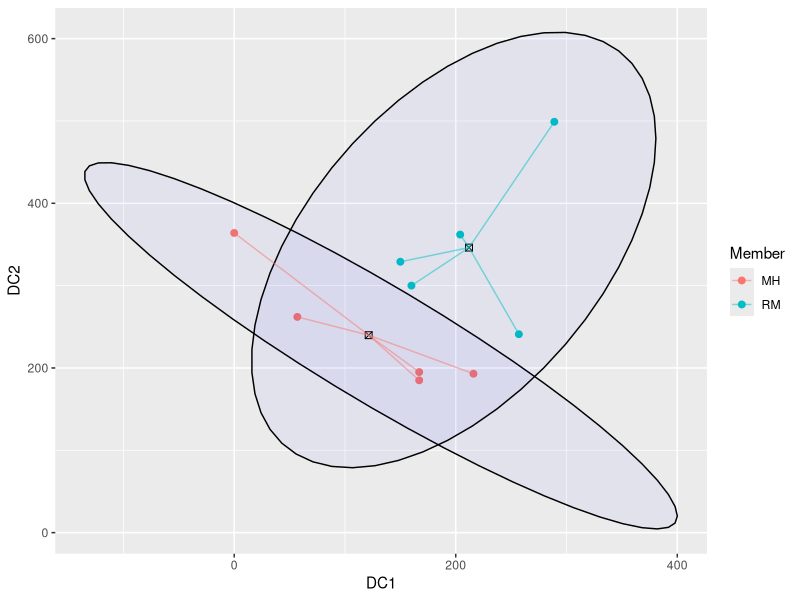
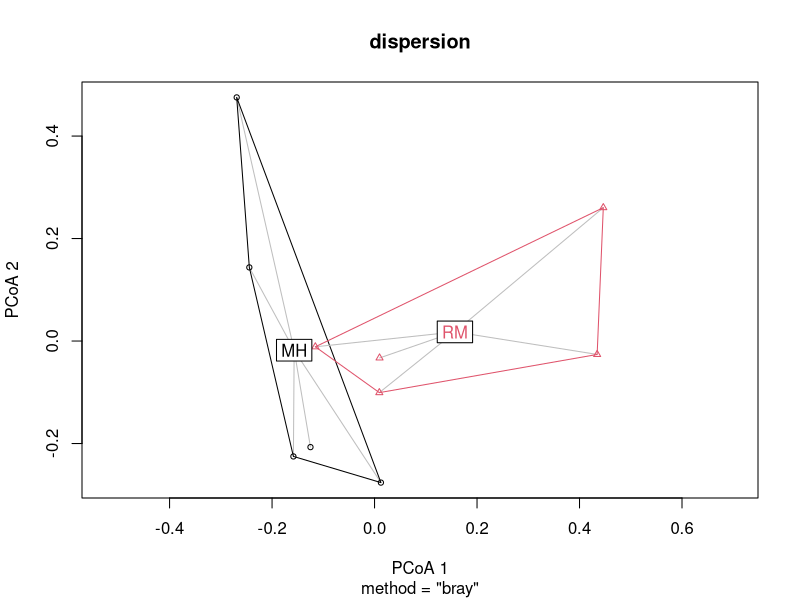

Generate these figures, in order, with R: (Note: this script raises an error after producing the figures.)
## ---- chunk 1
library(tidyverse)
library(dplyr)
library(ggplot2)
library(vegan)
## ---- chunk 2
spONLY_raw<- read_csv("sp_trans.csv", col_names = TRUE)
spONLY_raw
## ---- chunk 3
spONLY_RMMH<- spONLY_raw[spONLY_raw$Member != "SM",]
spONLY_RMMH

#just numeric data
spONLY_RMMH_num<-spONLY_RMMH[,3:198] 
spONLY_RMMH_num
## ---- chunk 4
# Making a separate variable for thoroughness
RMMH_perm_data<- (spONLY_RMMH_num)
RMMH_perm_data

## ---- chunk 5
dcadata<- read_csv("sp_dca.csv", col_names = TRUE)
dcadata

dcadataRMMH<- dcadata[dcadata$Member != "SM",]
dcadataRMMH

#Extracting DCA scores
dca_scoresRMMH<- dcadataRMMH[,3:4]
dca_scoresRMMH

## ---- chunk 6
dcagroup_centroids_RMMH <- data.frame(
  Member = c("RM", "MH"),
  Centroid_X = c(mean(dca_scoresRMMH$`Axis 1`[dcadataRMMH$Member == "RM"]),
                 mean(dca_scoresRMMH$`Axis 1`[dcadataRMMH$Member == "MH"])),
  Centroid_Y = c(mean(dca_scoresRMMH$`Axis 2`[dcadataRMMH$Member == "RM"]),
                 mean(dca_scoresRMMH$`Axis 2`[dcadataRMMH$Member == "MH"]))
)


## ---- chunk 7
dcaplot_data_RMMH <-data.frame(
  Member = dcadataRMMH$Member,
  DC1 = dca_scoresRMMH$`Axis 1`,
  DC2 = dca_scoresRMMH$`Axis 2`,
  xend = c(rep(dcagroup_centroids_RMMH[1,2],5), rep(dcagroup_centroids_RMMH[2,2],5)),
  yend = c(rep(dcagroup_centroids_RMMH[1,3],5), rep(dcagroup_centroids_RMMH[2,3],5))
)

dcaplot_data_RMMH
## ---- chunk 8
ggplot(dcaplot_data_RMMH, aes(DC1,DC2))+
  geom_point(aes(color = Member), size = 2) +
  stat_ellipse(geom = "polygon", alpha = 0.04, aes(group = Member),
               color = "black", fill = "blue")+
  geom_point(data = dcagroup_centroids_RMMH, aes(x = Centroid_X, y = Centroid_Y),
             color = "black", size = 2, shape = 7)+
  geom_segment(data = dcaplot_data_RMMH, aes(x =DC1, y = DC2, 
                                        xend = xend, yend = yend, color = Member), alpha = 0.5)

## ---- chunk 9
perm_distRMMH<-vegdist(RMMH_perm_data, method = 'bray')
perm_distRMMH

## ---- chunk 10
#Create empty matrix
dist_mat_RMMH= matrix(0, nrow = 10, ncol = 10)

#Setting below diagonal to perm_dost values, and above the diagonal to empty
dist_mat_RMMH[lower.tri(dist_mat_RMMH)] <- perm_distRMMH
dist_mat_RMMH[upper.tri(dist_mat_RMMH)]<- ""
dist_mat_RMMH

#making it a df
perm_distRMMH_df<- as.data.frame(dist_mat_RMMH, row.names = NULL)
perm_distRMMH_df

#setting col and rownames so we can see what distance we are calculating
rownames(perm_distRMMH_df)<- spONLY_RMMH$`Sample ID`
colnames(perm_distRMMH_df)<- spONLY_RMMH$`Sample ID`

write_csv(perm_distRMMH_df, "spONLY_V5_dist_RMMH.csv")
perm_distRMMH_df
## ---- chunk 11
#Assumptions- I don't think this applies to us, but keeping it in.
dispersion<-betadisper(perm_distRMMH, group=spONLY_RMMH$Member,type = "centroid")

plot(dispersion)

anova(dispersion)

## ---- chunk 12
Perma_result <- adonis2(perm_distRMMH~as.factor(dcaplot_data_RMMH$Member), data = perm_distRMMH,
                        permutations = 10000)
Perma_result

## ---- chunk 13
Perma_result1 <- adonis2(perm_distRMMH~as.factor(dcaplot_data_RMMH$Member), data = perm_distRMMH,
                         permutations = 10000)
Perma_result1

#Extracting perm results
permustats_results1<- permustats(Perma_result1)
#permustats_results1

#calculating mean and se
means_and_se1<- mean_se(permustats_results1$permutations, mult = 1)

## ---- chunk 14
Perma_result2 <- adonis2(perm_distRMMH~as.factor(dcaplot_data_RMMH$Member), data = perm_distRMMH,
                         permutations = 10000)
Perma_result2

#Extracting perm results
permustats_results2<- permustats(Perma_result2)
#permustats_results2

#calculating mean and se
means_and_se2<- mean_se(permustats_results2$permutations, mult = 1)

## ---- chunk 15
Perma_result3 <- adonis2(perm_distRMMH~as.factor(dcaplot_data_RMMH$Member), data = perm_distRMMH,
                         permutations = 10000)
Perma_result3

#Extracting perm results
permustats_results3<- permustats(Perma_result3)
#permustats_results3

#calculating mean and se
means_and_se3<- mean_se(permustats_results3$permutations, mult = 1)

## ---- chunk 16
Perma_result4 <- adonis2(perm_distRMMH~as.factor(dcaplot_data_RMMH$Member), data = perm_distRMMH,
                         permutations = 10000)
Perma_result4

#Extracting perm results
permustats_results4<- permustats(Perma_result4)
#permustats_results4

#calculating mean and se
means_and_se4<- mean_se(permustats_results4$permutations, mult = 1)

## ---- chunk 17
Perma_result5 <- adonis2(perm_distRMMH~as.factor(dcaplot_data_RMMH$Member), data = perm_distRMMH,
                         permutations = 10000)
Perma_result5

#Extracting perm results
permustats_results5<- permustats(Perma_result5)
#permustats_results5

#calculating mean and se
means_and_se5<- mean_se(permustats_results5$permutations, mult = 1)

## ---- chunk 18
Perma_result6 <- adonis2(perm_distRMMH~as.factor(dcaplot_data_RMMH$Member), data = perm_distRMMH,
                         permutations = 10000)
Perma_result6

#Extracting perm results
permustats_results6<- permustats(Perma_result6)
#permustats_results6

#calculating mean and se
means_and_se6<- mean_se(permustats_results6$permutations, mult = 1)

## ---- chunk 19
Perma_result7 <- adonis2(perm_distRMMH~as.factor(dcaplot_data_RMMH$Member), data = perm_distRMMH,
                         permutations = 10000)
Perma_result7

#Extracting perm results
permustats_results7<- permustats(Perma_result7)
#permustats_results7

#calculating mean and se
means_and_se7<- mean_se(permustats_results7$permutations, mult = 1)

## ---- chunk 20
Perma_result8 <- adonis2(perm_distRMMH~as.factor(dcaplot_data_RMMH$Member), data = perm_distRMMH,
                         permutations = 10000)
Perma_result8

#Extracting perm results
permustats_results8<- permustats(Perma_result8)
#permustats_results8

#calculating mean and se
means_and_se8<- mean_se(permustats_results8$permutations, mult = 1)

## ---- chunk 21
Perma_result9 <- adonis2(perm_distRMMH~as.factor(dcaplot_data_RMMH$Member), data = perm_distRMMH,
                         permutations = 10000)
Perma_result9

#Extracting perm results
permustats_results9<- permustats(Perma_result9)
#permustats_results9

#calculating mean and se
means_and_se9<- mean_se(permustats_results9$permutations, mult = 1)

## ---- chunk 22
Perma_result10 <- adonis2(perm_distRMMH~as.factor(dcaplot_data_RMMH$Member), data = perm_distRMMH,
                         permutations = 10000)
Perma_result10

#Extracting perm results
permustats_results10<- permustats(Perma_result10)
#permustats_results10

#calculating mean and se
means_and_se10<- mean_se(permustats_results10$permutations, mult = 1)
